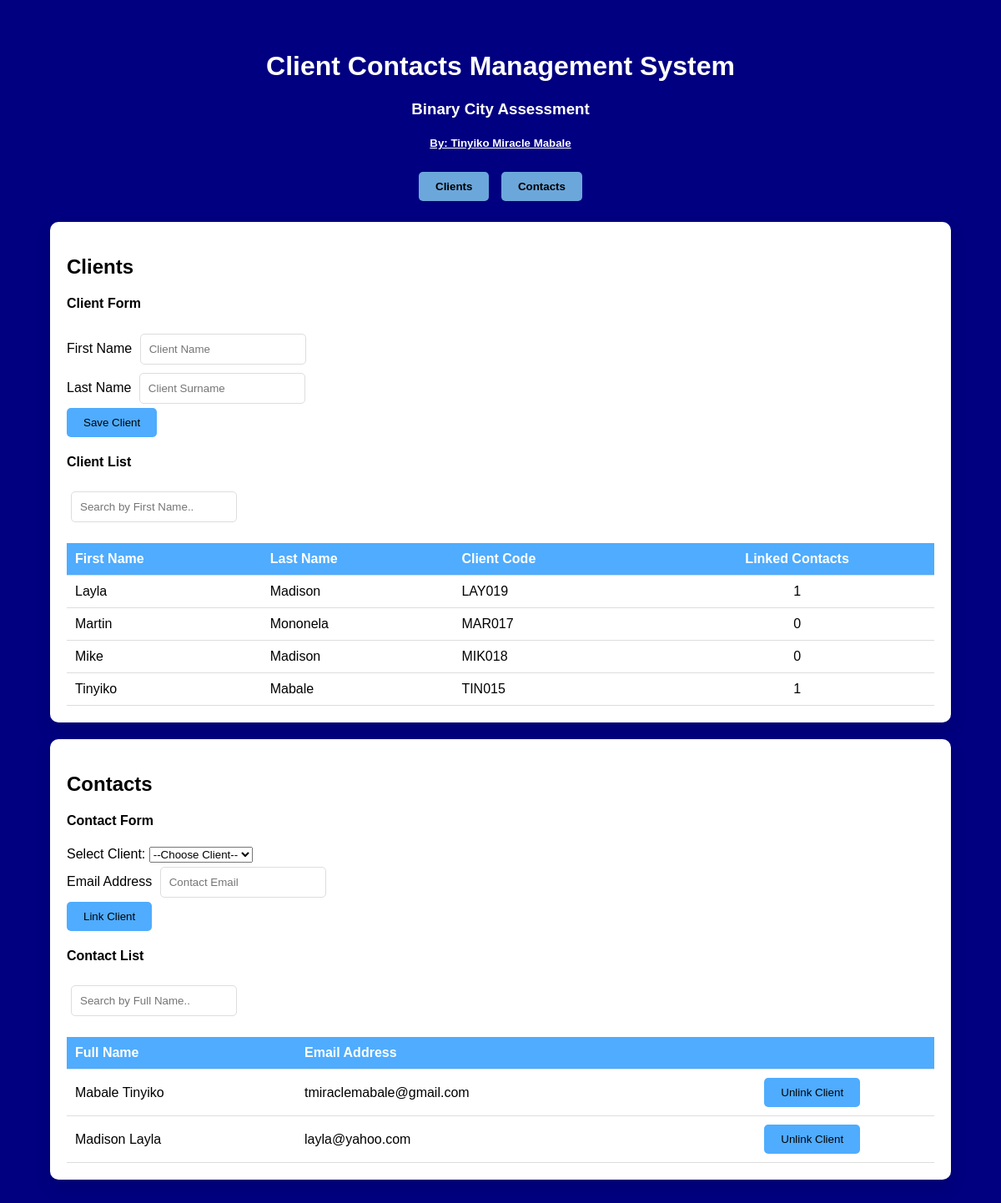
The page / on the database its author committed.
### tables this page shows
CREATE TABLE `contacts` (
  `id` int(11) NOT NULL,
  `client_id` int(11) NOT NULL,
  `first_name` varchar(255) NOT NULL,
  `last_name` varchar(255) NOT NULL,
  `email_address` varchar(255) NOT NULL,
  `date_created` timestamp NOT NULL DEFAULT current_timestamp() ON UPDATE current_timestamp(),
  `active` tinyint(4) NOT NULL
);

CREATE TABLE `clients` (
  `id` int(11) NOT NULL,
  `client_code` varchar(50) NOT NULL,
  `first_name` varchar(255) NOT NULL,
  `last_name` varchar(255) NOT NULL,
  `active` tinyint(4) NOT NULL
);

### index.php (the view, shortened to what this page needs)
<!DOCTYPE html>
<?php include "./db/binarycity_db.php"; ?>
<html>
    <head>
        <link rel="stylesheet" href="./css/style.css">
    </head>
    <body>
        <div class="container">
            <h1>Client Contacts Management System</h1>
            <h3>Binary City Assessment</h3>
            <h5><a href="mailto:tmiraclemabale@gmail.com" style="color: white;">By: Tinyiko Miracle Mabale</a></h5>
            <div class="tabs">
                <button onclick="showTab('clients')">Clients</button>
                <button onclick="showTab('contacts')">Contacts</button>
            </div>
            <div id="clients" class="tab">
                <h2>Clients</h2>
                <form action="./pages/client_create.php" method="POST" name="clientForm">
                    <div class="row col-lg-12">
                        <h4>Client Form</h4>
                        <div class="input-group">
                            <label for="clientName">First Name</label>
                            <input id="clientName" name="first_name" placeholder="Client Name" required>
                        </div>
                        <div class="input-group">
                            <label for="clientSurname">Last Name</label>
                            <input id="clientSurname" name="last_name" placeholder="Client Surname" required>
                        </div>
                        <button type="submit">Save Client</button>
                    </div>
                </form>
                <h4>Client List</h4>
                <input type="text" id="searchClient" onkeyup="searchClients()" placeholder="Search by First Name..">
                <table>
                    <thead>
                        <tr>
                            <th>First Name</th>
                            <th>Last Name</th>
                            <th>Client Code</th>
                            <th style="text-align:center">Linked Contacts</th>
                        </tr>
                    </thead>
                    <tbody id="clientTable">
                        <?php
                            $sql = "SELECT c.id, c.first_name, c.last_name, c.client_code, ct.id AS contact_id, COUNT(ct.id) AS contact_count FROM clients c LEFT JOIN contacts ct ON ct.client_id = c.id GROUP BY c.id ORDER BY c.first_name ASC";
                            $res=$conn->query($sql);
                            if($res->num_rows > 0){;
                                while($row=$res->fetch_assoc()){
                                    echo "<tr>
                                        <td style='text-align:left'>".$row['first_name']."</td>
                                        <td style='text-align:left'>".$row['last_name']."</td>
                                        <td style='text-align:left'>".$row['client_code']."</td>
                                        <td style='text-align:center'>".$row['contact_count']."</td>
                                    </tr>";
                                }
                            }else{
                                echo "<tr><td colspan='3' style='text-align:center'>No client(s) found</td></tr>";
                            }
                        ?>
                    </tbody>
                </table>
            </div>
            <div id="contacts" class="tab">
                <h2>Contacts</h2>
                <form action="./pages/contact_create.php" method="POST" name="contactForm">
                    <div class="row col-lg-12">
                        <h4>Contact Form</h4>
                        <div class="input-group">
                            <div class="form-group">
                                <label for="clientSelect">Select Client:</label>
                                <select name="client_id" id="clientSelect" required>
                                    <option value="">--Choose Client--</option>
                                </select>
                            </div>
                            <div class="input-group">
                                <label for="contactEmail">Email Address</label>
                                <input id="contactEmail" name="email_address" placeholder="Contact Email" required>
                            </div>
                            <button type="submit">Link Client</button>
                        </div>
                    </div>
                </form>
                <h4>Contact List</h4>
                <input type="text" id="searchContact" onkeyup="searchContacts()" placeholder="Search by Full Name..">
                <table>
                    <thead>
                        <tr>
                            <th>Full Name</th>
                            <th>Email Address</th>
                            <th></th>
                        </tr>
                    </thead>
                    <tbody id="contactTable">
                        <?php
                            $sql = "SELECT cl.id, ct.client_id, ct.first_name, ct.last_name, CONCAT(cl.last_name,' ',cl.first_name) AS full_name, ct.email_address FROM clients cl JOIN contacts ct ON cl.id = ct.client_id ORDER BY cl.last_name, ct.last_name";
                            $result = $conn->query($sql);
                            while($row = $result->fetch_assoc()){
                                $client_id = $row['id'];
                                echo "<tr id='row_{$row['client_id']}_{$row['id']}'>
                                    <td style='text-align:left'>{$row['full_name']}</td>
                                    <td style='text-align:left'>{$row['email_address']}</td>
                                    <td style='text-align:center'>
                                        <form method='POST' action='./pages/contact_unlink.php' onsubmit='return confirmUnlink()'>
                                        <input type='hidden' name='client_id' value='{$client_id}'>
                                        <button type='submit' name='unlink_client_contact' class='unlink'>Unlink Client</button>
                                        </form>
                                    </td>
                                </tr>";
                            }
                        ?>
                    </tbody>
                </table>
            </div>
        </div>
    </body>
</html>

### css/style.css (style rules this page uses)
body { font-family: Arial; background: navy; margin: 0; }
.container { width: 90%; max-width: 1100px; margin: auto; padding: 40px; }
h1, h3, h5 { text-align: center; color: white; }
.tabs { text-align: center; margin-bottom: 20px; }
.tabs button { padding: 10px 20px; border: none; background: #6ca7db; cursor: pointer; font-weight: bold; margin: 5px; border-radius: 5px; }
.tab { background: white; padding: 20px; border-radius: 10px; box-shadow: 0 10px 20px rgba(0,0,0,0.1); margin-bottom: 20px; }
input { padding: 10px; margin: 5px; border: 1px solid #ddd; border-radius: 5px; }
button { padding: 10px 20px; background: #4facfe; color: #000; border: none; border-radius: 5px; cursor: pointer; }
table { width: 100%; border-collapse: collapse; margin-top: 20px; }
th, td { padding: 10px; border-bottom: 1px solid #ddd; text-align: left; }
th { background: #4facfe; color: white; }

### rows shown on the page
contacts: client.first_name "Layla", client.last_name "Madison", client.client_code "LAY019", contact_count "1", full_name "Madison Layla", email_address "layla@yahoo.com"
clients: first_name "Martin", last_name "Mononela", client_code "MAR017", contact_count "0"
clients: first_name "Mike", last_name "Madison", client_code "MIK018", contact_count "0"
contacts: client.first_name "Tinyiko", client.last_name "Mabale", client.client_code "TIN015", contact_count "1", full_name "Mabale Tinyiko", email_address "tmiraclemabale@gmail.com"
